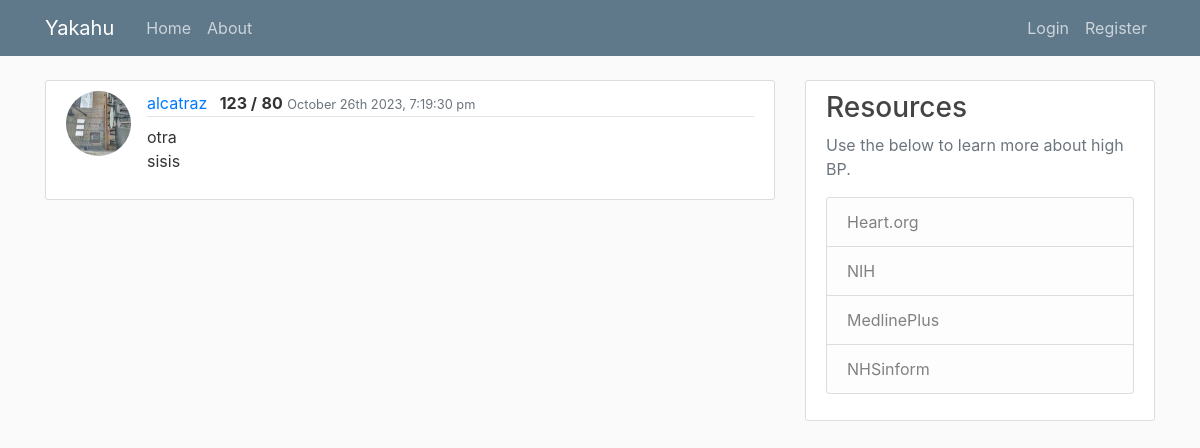
Screenshot of /reading/2/ with the database file from the repository.
### mbp/models.py (models this page shows, shortened)
class User(db.Model, UserMixin):
    id = db.Column(db.Integer, primary_key=True)
    username = db.Column(db.String(20), unique=True, nullable=False)
    email = db.Column(db.String(120), unique=True, nullable=False)
    image_file = db.Column(db.String(20), nullable=False, default='default.jpg')
    password = db.Column(db.String(60), nullable=False)
    readings = db.relationship('Reading', backref='user', lazy=True)

class Reading(db.Model):
    id = db.Column(db.Integer, primary_key=True)
    sys = db.Column(db.String(3), nullable=False)
    dia = db.Column(db.String(3), nullable=False)
    notes = db.Column(db.Text, nullable=False)
    date_posted = db.Column(db.DateTime, nullable=False, default=datetime.utcnow)
    user_id = db.Column(db.Integer, db.ForeignKey('user.id'), nullable=False)

### mbp/readings/routes.py (the view)
@readings.route('/reading/<int:reading_id>/')
def reading(reading_id):
    reading = Reading.query.get_or_404(reading_id)
    return render_template('reading.html', title='User Readings', reading=reading)

### mbp/templates/reading.html (shortened to what this page needs)
{% extends "base.html" %}
{% block content %}
    <article class="media content-section">
      <img class="rounded-circle article-img" src="{{ url_for('static', filename='profile_pics/' + reading.user.image_file) }}" />
      <div class="media-body">
        <div class="article-metadata">
          <a class="mr-2" href="{{ url_for('users.user_readings', username=reading.user.username) }}">{{ reading.user.username }}</a>
          <text class="font-weight-bold">{{ reading.sys }} /</text>
          <text class="font-weight-bold">{{ reading.dia}}</text>
          <small class="text-muted">{{ moment().format('MMMM Do YYYY, h:mm:ss a') }}</small>
        </div>
            <p class="article-content">{{ reading.notes }}</p>
      </div>
    </article>
{% endblock content %}

### mbp/static/css/main.css (style rules this page uses)
body { background: #fafafa; color: #333333; margin-top: 5rem; }
.content-section { background: #ffffff; padding: 10px 20px; border: 1px solid #dddddd; border-radius: 3px; margin-bottom: 20px; }
.article-content { white-space: pre-line; }
.article-img { height: 65px; width: 65px; margin-right: 16px; }
.article-metadata { padding-bottom: 1px; margin-bottom: 4px; border-bottom: 1px solid #e3e3e3 }

### rows the page displays
User: image_file (picture), user.username "alcatraz"
Reading: sys "123", dia "80", notes "otra sisis"

### other values shown
{{ moment().format('MMMM Do YYYY, h:mm:ss a') }} "October 26th 2023, 7:19:30 pm"
